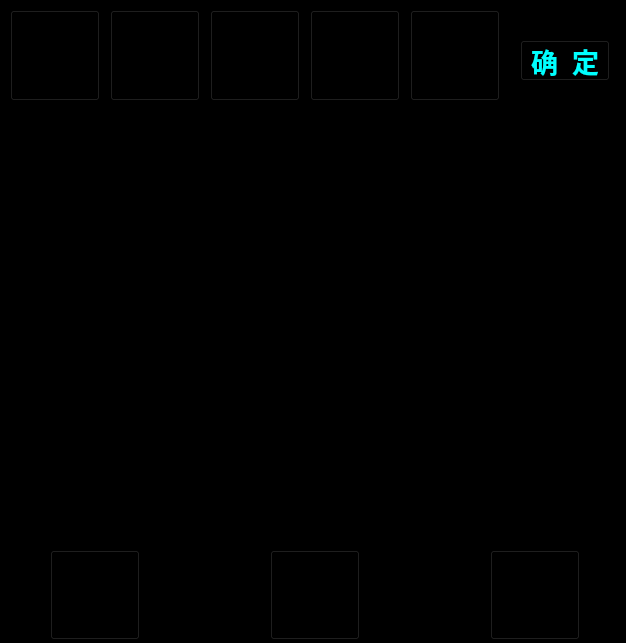
<?xml version="1.0" encoding="UTF-8"?>
<ui version="4.0">
 <class>Form</class>
 <widget class="QWidget" name="Form">
  <property name="geometry">
   <rect>
    <x>0</x>
    <y>0</y>
    <width>626</width>
    <height>643</height>
   </rect>
  </property>
  <property name="windowTitle">
   <string>Form</string>
  </property>
  <property name="styleSheet">
   <string notr="true">background-color: rgb(0, 0, 0);</string>
  </property>
  <widget class="QLabel" name="label">
   <property name="geometry">
    <rect>
     <x>0</x>
     <y>120</y>
     <width>621</width>
     <height>421</height>
    </rect>
   </property>
   <property name="text">
    <string/>
   </property>
   <property name="scaledContents">
    <bool>true</bool>
   </property>
  </widget>
  <widget class="QPushButton" name="pushButton">
   <property name="geometry">
    <rect>
     <x>50</x>
     <y>550</y>
     <width>90</width>
     <height>90</height>
    </rect>
   </property>
   <property name="text">
    <string/>
   </property>
   <property name="icon">
    <iconset>
     <normaloff>E:/opencv_jk/添加.png</normaloff>E:/opencv_jk/添加.png</iconset>
   </property>
   <property name="iconSize">
    <size>
     <width>90</width>
     <height>90</height>
    </size>
   </property>
  </widget>
  <widget class="QPushButton" name="pushButton_2">
   <property name="geometry">
    <rect>
     <x>270</x>
     <y>550</y>
     <width>90</width>
     <height>90</height>
    </rect>
   </property>
   <property name="text">
    <string/>
   </property>
   <property name="icon">
    <iconset>
     <normaloff>E:/opencv_jk/保存.png</normaloff>E:/opencv_jk/保存.png</iconset>
   </property>
   <property name="iconSize">
    <size>
     <width>90</width>
     <height>90</height>
    </size>
   </property>
  </widget>
  <widget class="QPushButton" name="pushButton_3">
   <property name="geometry">
    <rect>
     <x>490</x>
     <y>550</y>
     <width>90</width>
     <height>90</height>
    </rect>
   </property>
   <property name="text">
    <string/>
   </property>
   <property name="icon">
    <iconset>
     <normaloff>E:/opencv_jk/删除.png</normaloff>E:/opencv_jk/删除.png</iconset>
   </property>
   <property name="iconSize">
    <size>
     <width>90</width>
     <height>90</height>
    </size>
   </property>
  </widget>
  <widget class="QPushButton" name="pushButton_4">
   <property name="geometry">
    <rect>
     <x>10</x>
     <y>10</y>
     <width>90</width>
     <height>91</height>
    </rect>
   </property>
   <property name="text">
    <string/>
   </property>
   <property name="iconSize">
    <size>
     <width>90</width>
     <height>91</height>
    </size>
   </property>
  </widget>
  <widget class="QPushButton" name="pushButton_5">
   <property name="geometry">
    <rect>
     <x>110</x>
     <y>10</y>
     <width>90</width>
     <height>91</height>
    </rect>
   </property>
   <property name="text">
    <string/>
   </property>
   <property name="iconSize">
    <size>
     <width>90</width>
     <height>91</height>
    </size>
   </property>
  </widget>
  <widget class="QPushButton" name="pushButton_6">
   <property name="geometry">
    <rect>
     <x>210</x>
     <y>10</y>
     <width>90</width>
     <height>91</height>
    </rect>
   </property>
   <property name="text">
    <string/>
   </property>
   <property name="iconSize">
    <size>
     <width>90</width>
     <height>91</height>
    </size>
   </property>
  </widget>
  <widget class="QPushButton" name="pushButton_7">
   <property name="geometry">
    <rect>
     <x>310</x>
     <y>10</y>
     <width>90</width>
     <height>91</height>
    </rect>
   </property>
   <property name="text">
    <string/>
   </property>
   <property name="iconSize">
    <size>
     <width>90</width>
     <height>91</height>
    </size>
   </property>
  </widget>
  <widget class="QPushButton" name="pushButton_8">
   <property name="geometry">
    <rect>
     <x>410</x>
     <y>10</y>
     <width>90</width>
     <height>91</height>
    </rect>
   </property>
   <property name="text">
    <string/>
   </property>
   <property name="iconSize">
    <size>
     <width>90</width>
     <height>91</height>
    </size>
   </property>
  </widget>
  <widget class="QPushButton" name="pushButton_9">
   <property name="geometry">
    <rect>
     <x>520</x>
     <y>40</y>
     <width>90</width>
     <height>41</height>
    </rect>
   </property>
   <property name="font">
    <font>
     <family>Adobe Arabic</family>
     <pointsize>20</pointsize>
     <weight>75</weight>
     <bold>true</bold>
    </font>
   </property>
   <property name="styleSheet">
    <string notr="true">color: rgb(0, 255, 255);</string>
   </property>
   <property name="text">
    <string>确  定</string>
   </property>
  </widget>
 </widget>
 <resources/>
 <connections/>
</ui>
